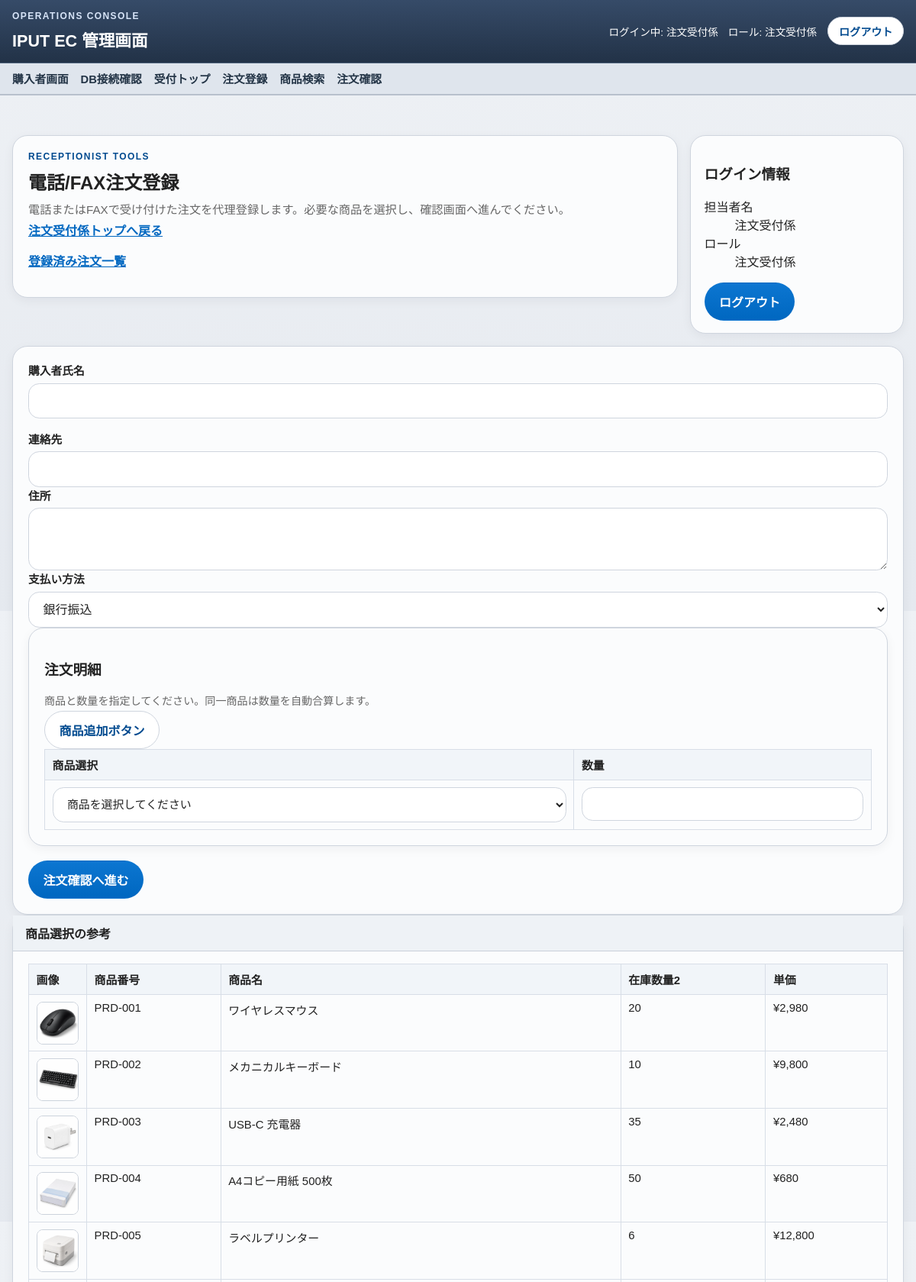
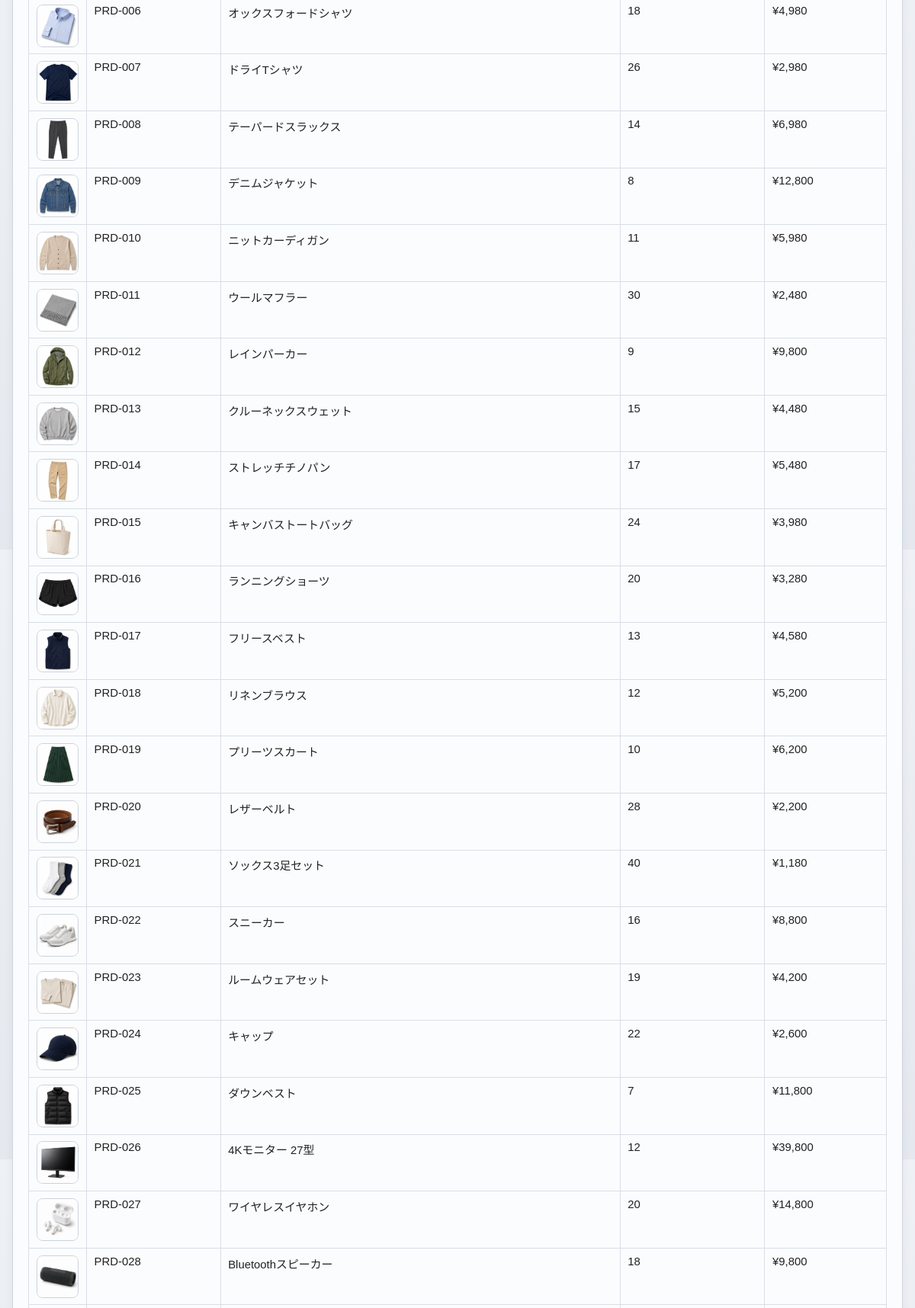
The app's page /staff/receptionist/orders/new (signed in, upper part) with its own data (2 pictures, top to bottom).
### tables this page shows
CREATE TABLE products (
    id INTEGER PRIMARY KEY AUTOINCREMENT,
    product_no TEXT NOT NULL UNIQUE,
    name TEXT NOT NULL,
    description TEXT NOT NULL,
    price INTEGER NOT NULL,
    category TEXT NOT NULL,
    maker TEXT NOT NULL,
    image_path TEXT,
    sale_price INTEGER,
    sale_starts_at TEXT,
    sale_ends_at TEXT,
    available_from TEXT,
    available_until TEXT,
    stock_quantity_1 INTEGER NOT NULL DEFAULT 0,
    stock_quantity_2 INTEGER NOT NULL DEFAULT 0,
    created_at TEXT NOT NULL DEFAULT CURRENT_TIMESTAMP,
    updated_at TEXT NOT NULL DEFAULT CURRENT_TIMESTAMP
);

### app/Views/staff/reception_order_new.php (the view, shortened to what the rows shown need)
<section class="staff-hero">
    <div class="panel">
        <h2>電話/FAX注文登録</h2>
    </div>
</section>
<section class="panel">
    <form method="post" action="<?= e(app_path('/staff/receptionist/orders/confirm')) ?>" class="reception-order-form">
        <div class="panel panel-subsection">
            <div class="table-wrap">
                <table class="data-table order-entry-table">
                    <thead>
                        <tr>
                            <th>商品選択</th>
                            <th>数量</th>
                        </tr>
                    </thead>
                </table>
            </div>
        </div>
    </form>
</section>
<section class="panel">
    <div class="table-wrap">
        <table class="data-table admin-data-table">
            <thead>
                <tr>
                    <th>画像</th>
                    <th>商品番号</th>
                    <th>商品名</th>
                    <th>在庫数量2</th>
                    <th>単価</th>
                </tr>
            </thead>
            <tbody>
                <?php foreach ($productOptions as $product): ?>
                    <tr>
                        <td class="admin-thumb-cell">
                            <img
                                class="admin-thumb"
                                src="<?= e(product_image_url((string) ($product['image_path'] ?? ''))) ?>"
                                alt="<?= e((string) $product['name']) ?>"
                                data-fallback-src="<?= e(product_image_url('')) ?>"
                            >
                        </td>
                        <td><?= e((string) $product['product_no']) ?></td>
                        <td><?= e((string) $product['name']) ?></td>
                        <td><?= e((string) $product['stock_quantity_2']) ?></td>
                        <td>¥<?= number_format((int) $product['price']) ?></td>
                    </tr>
                <?php endforeach; ?>
            </tbody>
        </table>
    </div>
</section>

### records on screen
products: image_path (picture), product_no "PRD-001", name "ワイヤレスマウス", stock_quantity_2 "20", price "2,980"
products: image_path (picture), product_no "PRD-002", name "メカニカルキーボード", stock_quantity_2 "10", price "9,800"
products: image_path (picture), product_no "PRD-003", name "USB-C 充電器", stock_quantity_2 "35", price "2,480"
products: image_path (picture), product_no "PRD-004", name "A4コピー用紙 500枚", stock_quantity_2 "50", price "680"
products: image_path (picture), product_no "PRD-005", name "ラベルプリンター", stock_quantity_2 "6", price "12,800"
products: image_path (picture), product_no "PRD-006", name "オックスフォードシャツ", stock_quantity_2 "18", price "4,980"
products: image_path (picture), product_no "PRD-007", name "ドライTシャツ", stock_quantity_2 "26", price "2,980"
products: image_path (picture), product_no "PRD-008", name "テーパードスラックス", stock_quantity_2 "14", price "6,980"
products: image_path (picture), product_no "PRD-009", name "デニムジャケット", stock_quantity_2 "8", price "12,800"
products: image_path (picture), product_no "PRD-010", name "ニットカーディガン", stock_quantity_2 "11", price "5,980"
products: image_path (picture), product_no "PRD-011", name "ウールマフラー", stock_quantity_2 "30", price "2,480"
products: image_path (picture), product_no "PRD-012", name "レインパーカー", stock_quantity_2 "9", price "9,800"
products: image_path (picture), product_no "PRD-013", name "クルーネックスウェット", stock_quantity_2 "15", price "4,480"
products: image_path (picture), product_no "PRD-014", name "ストレッチチノパン", stock_quantity_2 "17", price "5,480"
products: image_path (picture), product_no "PRD-015", name "キャンバストートバッグ", stock_quantity_2 "24", price "3,980"
products: image_path (picture), product_no "PRD-016", name "ランニングショーツ", stock_quantity_2 "20", price "3,280"
products: image_path (picture), product_no "PRD-017", name "フリースベスト", stock_quantity_2 "13", price "4,580"
products: image_path (picture), product_no "PRD-018", name "リネンブラウス", stock_quantity_2 "12", price "5,200"
products: image_path (picture), product_no "PRD-019", name "プリーツスカート", stock_quantity_2 "10", price "6,200"
products: image_path (picture), product_no "PRD-020", name "レザーベルト", stock_quantity_2 "28", price "2,200"
products: image_path (picture), product_no "PRD-021", name "ソックス3足セット", stock_quantity_2 "40", price "1,180"
products: image_path (picture), product_no "PRD-022", name "スニーカー", stock_quantity_2 "16", price "8,800"
products: image_path (picture), product_no "PRD-023", name "ルームウェアセット", stock_quantity_2 "19", price "4,200"
products: image_path (picture), product_no "PRD-024", name "キャップ", stock_quantity_2 "22", price "2,600"
products: image_path (picture), product_no "PRD-025", name "ダウンベスト", stock_quantity_2 "7", price "11,800"
products: image_path (picture), product_no "PRD-026", name "4Kモニター 27型", stock_quantity_2 "12", price "39,800"
products: image_path (picture), product_no "PRD-027", name "ワイヤレスイヤホン", stock_quantity_2 "20", price "14,800"
products: image_path (picture), product_no "PRD-028", name "Bluetoothスピーカー", stock_quantity_2 "18", price "9,800"

### other values on screen
$adminApplicationName "IPUT EC 管理画面"
$authUser['user_name'] "注文受付係"
$authService->roleLabel($currentRole) "注文受付係"
$menuItem['label'] "受付トップ"
$menuItem['label'] "注文登録"
$menuItem['label'] "商品検索"
$menuItem['label'] "注文確認"
$user['user_name'] "注文受付係"
$roleLabel "注文受付係"
form field payment_method "銀行振込"
